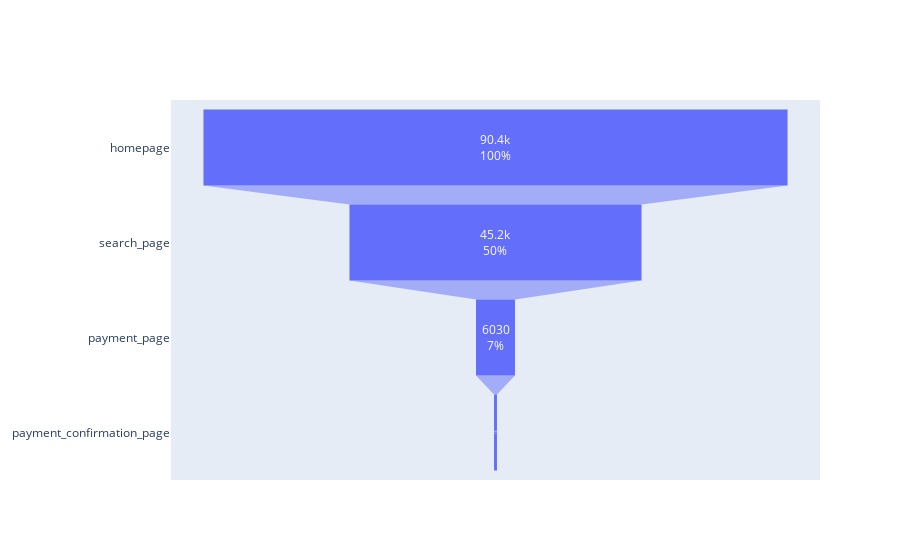

The cell this chart's notebook holds for it:
### Markdown cell above
# Funnel Analysis

### Code cell
# funnel_breakdown

master_data.columns

count_stage = []
for page in funnel_stages: 
    x = len(master_data[master_data[page]==1])
    count_stage.append(x)
    
# funnel_breakdown = dict(zip(count_stage, funnel_stages))   

## Needs to be a dict in this way 

funnel_breakdown = dict(
    number= count_stage,
    stage=funnel_stages)

# fig = px.funnel(funnel_breakdown, x='number', y='stage')
# fig.show()

fig = go.Figure(go.Funnel(
    y = funnel_stages,
    x = count_stage,
    textposition = "inside",
    textinfo = "value+percent initial"))

fig.show()

### Figure 1 — Plotly figure (JSON) as saved in the notebook; plotly's stock layout.template omitted (floating-point values rounded to 4 significant figures)
{"data": [{"textinfo": "value+percent initial", "textposition": "inside", "type": "funnel", "x": [90400, 45200, 6030, 452], "y": ["homepage", "search_page", "payment_page", "payment_confirmation_page"]}], "layout": {}}
